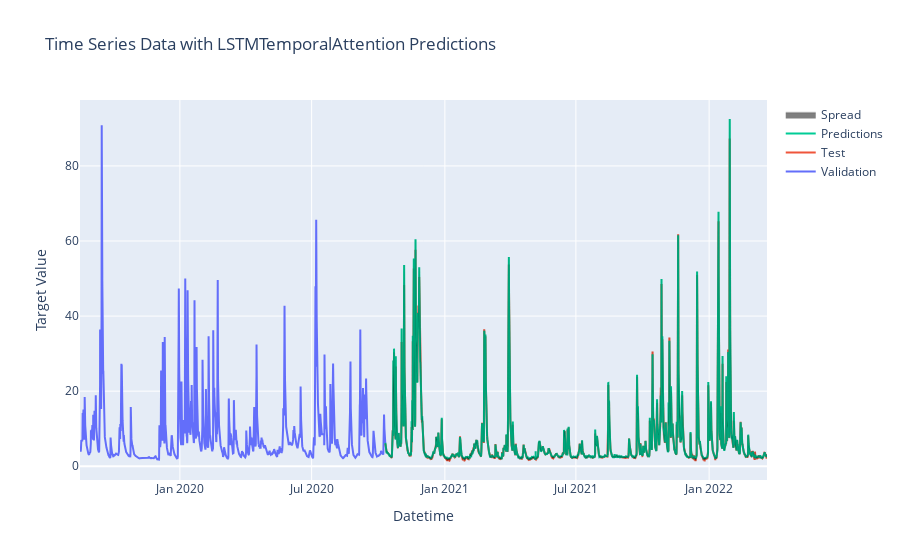

Notebook source saved alongside this figure:
### Markdown cell above
# Plotting the data and predictions

### Code cell
for model_dir in model_dirs:
    print(f"Best performing model on experiment: {os.path.basename(model_dir)}")
    rows = []
    best_checkpoints = find_best_checkpoints(model_dir, num_best=1)
    for i, (checkpoint, val_loss, params) in enumerate(best_checkpoints):

        # Load model and weights
        model = create_model(params)
        model = load_model_from_checkpoint(model, checkpoint)

        data_loader = get_dataloader(params)
        plot_pred_actual(
            data_loader,
            model,
            model_name=params["model"],
        )
    break

### Figure 1 — Plotly figure (JSON) as saved in the notebook; plotly's stock layout.template omitted (floating-point values rounded to 4 significant figures; data arrays with more than 128 entries replaced by an {"elided": "..."} marker saying what was removed)
{"data": [{"mode": "lines", "name": "Validation", "type": "scatter", "x": {"elided": "10122 str values"}, "y": {"elided": "10122 float values"}}, {"mode": "lines", "name": "Test", "type": "scatter", "x": {"elided": "12653 str values"}, "y": {"elided": "12653 float values"}}, {"mode": "lines", "name": "Predictions", "type": "scatter", "x": {"elided": "12653 str values"}, "y": {"elided": "12653 float values"}}, {"line": {"color": "rgba(0, 0, 0, 0.1)"}, "mode": "lines", "showlegend": false, "type": "scatter", "x": {"elided": "12653 str values"}, "y": {"elided": "12653 float values"}}, {"fill": "tonexty", "line": {"color": "rgba(0, 0, 0, 0.1)"}, "mode": "lines", "name": "Spread", "type": "scatter", "x": {"elided": "12653 str values"}, "y": {"elided": "12653 float values"}}], "layout": {"title": {"text": "Time Series Data with LSTMTemporalAttention Predictions"}, "xaxis": {"title": {"text": "Datetime"}}, "yaxis": {"title": {"text": "Target Value"}}}}
